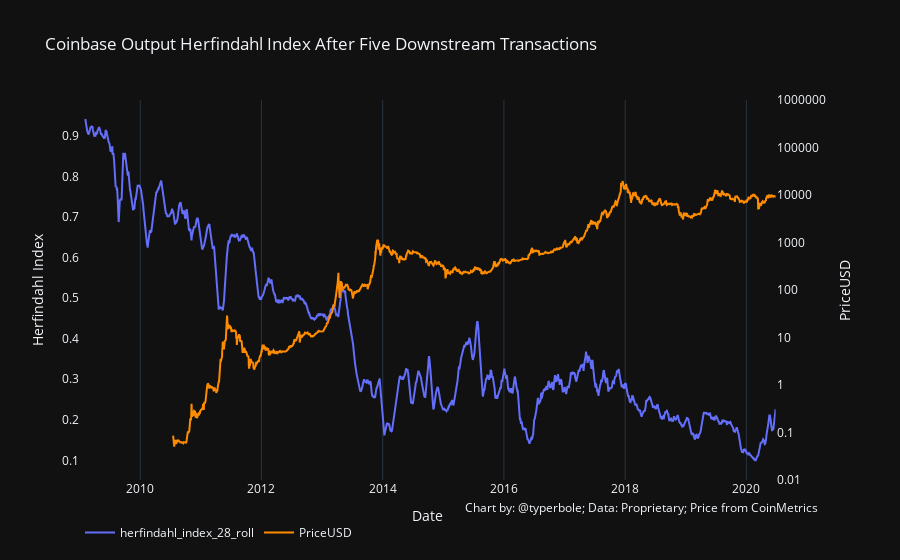

This figure's notebook cell:
### Code cell
chart_utils.two_axis_chart(
    data[:-28], x_series='date', 
    y1_series='herfindahl_index_28_roll',
    y2_series='PriceUSD',
    y2_series_axis_type='log', y2_series_axis_range=[-2, 6],
    x_axis_title='Date',
    y1_series_title='Herfindahl Index',
#     y1_series_axis_format='{:.2f}',
    title='Coinbase Output Herfindahl Index After Five Downstream Transactions',
    data_source="Proprietary; Price from CoinMetrics"
)

### Figure 1 — Plotly figure (JSON) as saved in the notebook; plotly's stock layout.template omitted (floating-point values rounded to 4 significant figures; data arrays with more than 128 entries replaced by an {"elided": "..."} marker saying what was removed)
{"data": [{"name": "herfindahl_index_28_roll", "type": "scatter", "x": {"elided": "4187 str values"}, "xaxis": "x", "y": {"elided": "4187 float values"}, "yaxis": "y"}, {"line": {"color": "darkorange"}, "name": "PriceUSD", "type": "scatter", "x": {"elided": "4187 str values"}, "xaxis": "x", "y": {"elided": "4187 float values"}, "yaxis": "y2"}], "layout": {"annotations": [{"showarrow": false, "text": "Chart by: @typerbole; Data: Proprietary; Price from CoinMetrics", "x": 1, "xanchor": "right", "xref": "paper", "xshift": 0, "y": -0.1, "yanchor": "auto", "yref": "paper", "yshift": 0}], "legend": {"orientation": "h"}, "showlegend": true, "title": {"text": "Coinbase Output Herfindahl Index After Five Downstream Transactions"}, "xaxis": {"anchor": "y", "domain": [0, 0.94], "title": {"text": "Date"}}, "yaxis": {"anchor": "x", "domain": [0, 1], "showgrid": false, "title": {"text": "Herfindahl Index"}, "type": "linear"}, "yaxis2": {"anchor": "x", "overlaying": "y", "range": [-2, 6], "showgrid": false, "side": "right", "tickformat": "${n},", "title": {"text": "PriceUSD"}, "type": "log"}}}
